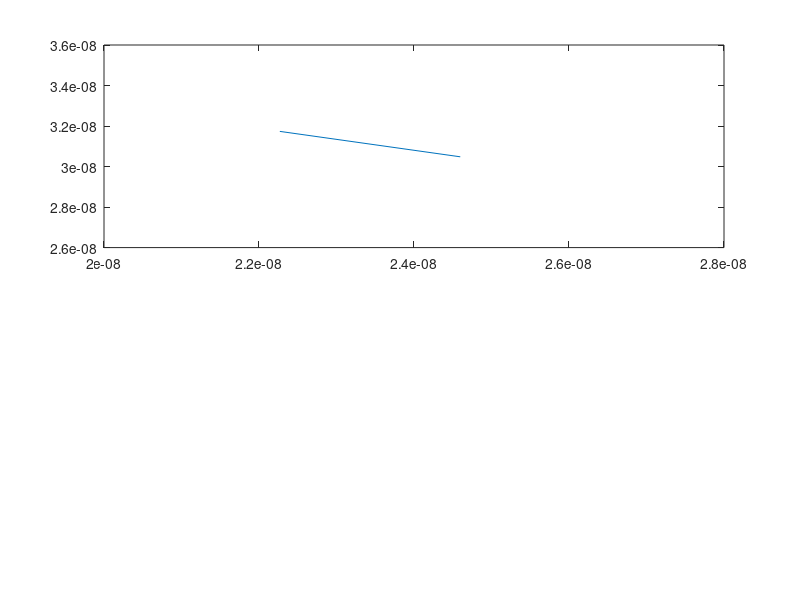

MATLAB code to generate this figure: (Note: this script raises an error after producing the figure.)
%%Assignment 1 
% Jinseng Vanderkloot 101031534

clc
clear all
close all 

%Initial (Question 1) 
m0 = 9.10938215e-31;            % electron mass
mn = 0.26*m0;                   % Effective mass
Temp = 300;                     % Inital Temp (K)
kb = 1.3806504e-23;             % Boltzmann constant
tmn = 0.2e-12;                  % Mean time between collision 

% Region Area 
wArea = 200e-9;
lArea = 100e-9;

%Thermal Velocity (Question 1.A) 
vt=sqrt((2*kb*Temp)/mn);        % Sim in 2D so (2*kb*Temp), 3D is (3*kb*Temp)
fprintf("Thermal Velocity = %d m/s \n", vt);

% Mean free path (Velocity * minimum time between collision) (Question 1.B)
meanFreePath = vt * tmn;
fprintf("Mean free path = %d \n", meanFreePath);

%Electron motion (Question 1.C) 
numElec = 1000; 
numEPlot = 10; 
dt = (lArea*wArea); %Typically 1/100 of region size
stepsTot = 1000; 
tTot= stepsTot*dt;
x = zeros(1,numElec);
y = zeros(1,numElec);
vx = zeros(1,numElec);
vy = zeros(1,numElec);
vtot = zeros(1,numElec);
colors = rand(numElec,3);
eTemp=0;

%Electron Graph 
for cnt = 1:numElec
    x(cnt)=rand()*wArea;
    y(cnt)=rand()*lArea;
    angle = (2*pi*rand());
    vx(cnt)=sqrt(vt^2 /2)*cos(angle); %(randi([-1,1])); % velocity * random direction   
    vy(cnt)=sqrt(vt^2 /2)*sin(angle); %(randi([-1,1])); % velocity * random direction
    vtot(cnt)= sqrt (vx(cnt)^2)+(vy(cnt)^2);
    %elec(cnt) = [x,y,vx,vy,vtot];
end

t=0;
intCNT = 2;
while t < tTot
    t = t + dt; 
    
    oldx = x;
    oldy = y;

    x(1:numElec) = x(1:numElec) + (vx(1:numElec).*dt);
    y(1:numElec) = y(1:numElec) + (vy(1:numElec).*dt);
    
    vtot(1:numElec)= sqrt ((vx(1:numElec).^2)+(vy(1:numElec).^2));

    for check = 1:numElec
        if (y(check)<=0 || y(check)>=lArea)
            vy(check) = -vy(check);
         end
        if(x(check)<=0)
           x(check) = x(check) + wArea;
        end
        if(x(check)>=wArea)
          x(check) = x(check) - wArea;
        end
    end 

    for Eplot = 1:numEPlot
        subplot (2,1,1)
        if abs(oldx(Eplot)-x(Eplot))<(wArea/2)
            p = plot([oldx(Eplot),x(Eplot)],[oldy(Eplot),y(Eplot)]);
        end
        p.Color=colors(Eplot,:);
        axis([0,wArea,0,lArea]);
        title('Electron Model'), xlabel('Position (m)', 'FontSize', 10), ylabel('Position (m)', 'FontSize', 10);
        
        hold on;
    end 
    pause(0.01);
    
    subplot (2,1,2)
    Time(:,intCNT) = t;
    allT = ((vtot(:).^2).*mn)./(kb); %since vector is 1D vtot, do not device by 2*kb
    eTemp(:,intCNT) = mean(allT);
     
    plot(Time,eTemp);
    title('Averge Temp'),xlabel('Time (s)', 'FontSize', 10), ylabel('Temp (K)', 'FontSize', 10), ylim([299,301]); 
    hold on;
    intCNT = intCNT +1; 

end 










